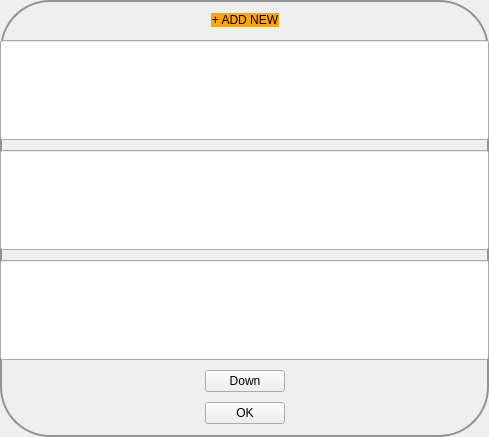
<?xml version="1.0" encoding="UTF-8"?>
<ui version="4.0">
 <class>SelectDialog</class>
 <widget class="QDialog" name="SelectDialog">
  <property name="geometry">
   <rect>
    <x>0</x>
    <y>0</y>
    <width>489</width>
    <height>437</height>
   </rect>
  </property>
  <property name="windowTitle">
   <string>Dialog</string>
  </property>
  <property name="styleSheet">
   <string notr="true">QDialog{
border: 2px solid rgb( 147, 147, 147 );
border-radius: 50px;
}
QLineEdit{
border-bottom:2px;
}</string>
  </property>
  <layout class="QVBoxLayout" name="verticalLayout">
   <property name="spacing">
    <number>0</number>
   </property>
   <property name="leftMargin">
    <number>0</number>
   </property>
   <property name="topMargin">
    <number>0</number>
   </property>
   <property name="rightMargin">
    <number>0</number>
   </property>
   <property name="bottomMargin">
    <number>0</number>
   </property>
   <item>
    <layout class="QHBoxLayout" name="horizontalLayout">
     <property name="leftMargin">
      <number>50</number>
     </property>
     <property name="rightMargin">
      <number>50</number>
     </property>
     <item>
      <spacer name="horizontalSpacer_2">
       <property name="orientation">
        <enum>Qt::Horizontal</enum>
       </property>
       <property name="sizeHint" stdset="0">
        <size>
         <width>40</width>
         <height>20</height>
        </size>
       </property>
      </spacer>
     </item>
     <item>
      <widget class="QPushButton" name="pushButtonAddNew">
       <property name="styleSheet">
        <string notr="true">border-radius: 10px; background-color:orange;</string>
       </property>
       <property name="text">
        <string>+ ADD NEW</string>
       </property>
      </widget>
     </item>
     <item>
      <spacer name="horizontalSpacer">
       <property name="orientation">
        <enum>Qt::Horizontal</enum>
       </property>
       <property name="sizeHint" stdset="0">
        <size>
         <width>40</width>
         <height>20</height>
        </size>
       </property>
      </spacer>
     </item>
    </layout>
   </item>
   <item>
    <widget class="myLineEdit" name="lineEditItem1">
     <property name="minimumSize">
      <size>
       <width>0</width>
       <height>100</height>
      </size>
     </property>
    </widget>
   </item>
   <item>
    <widget class="myLineEdit" name="lineEditItem2">
     <property name="minimumSize">
      <size>
       <width>0</width>
       <height>100</height>
      </size>
     </property>
    </widget>
   </item>
   <item>
    <widget class="myLineEdit" name="lineEditItem3">
     <property name="minimumSize">
      <size>
       <width>0</width>
       <height>100</height>
      </size>
     </property>
    </widget>
   </item>
   <item>
    <layout class="QHBoxLayout" name="horizontalLayout_2">
     <property name="leftMargin">
      <number>50</number>
     </property>
     <property name="rightMargin">
      <number>50</number>
     </property>
     <item>
      <spacer name="horizontalSpacer_3">
       <property name="orientation">
        <enum>Qt::Horizontal</enum>
       </property>
       <property name="sizeHint" stdset="0">
        <size>
         <width>40</width>
         <height>20</height>
        </size>
       </property>
      </spacer>
     </item>
     <item>
      <widget class="QPushButton" name="pushButtonScrollDown">
       <property name="text">
        <string>Down</string>
       </property>
      </widget>
     </item>
     <item>
      <spacer name="horizontalSpacer_4">
       <property name="orientation">
        <enum>Qt::Horizontal</enum>
       </property>
       <property name="sizeHint" stdset="0">
        <size>
         <width>40</width>
         <height>20</height>
        </size>
       </property>
      </spacer>
     </item>
    </layout>
   </item>
   <item>
    <layout class="QHBoxLayout" name="horizontalLayout_3">
     <property name="leftMargin">
      <number>50</number>
     </property>
     <property name="rightMargin">
      <number>50</number>
     </property>
     <item>
      <spacer name="horizontalSpacer_5">
       <property name="orientation">
        <enum>Qt::Horizontal</enum>
       </property>
       <property name="sizeHint" stdset="0">
        <size>
         <width>40</width>
         <height>20</height>
        </size>
       </property>
      </spacer>
     </item>
     <item>
      <widget class="QPushButton" name="pushButtonOk">
       <property name="text">
        <string>OK</string>
       </property>
      </widget>
     </item>
     <item>
      <spacer name="horizontalSpacer_6">
       <property name="orientation">
        <enum>Qt::Horizontal</enum>
       </property>
       <property name="sizeHint" stdset="0">
        <size>
         <width>40</width>
         <height>20</height>
        </size>
       </property>
      </spacer>
     </item>
    </layout>
   </item>
  </layout>
 </widget>
 <customwidgets>
  <customwidget>
   <class>myLineEdit</class>
   <extends>QLineEdit</extends>
   <header location="global">mylineedit.h</header>
  </customwidget>
 </customwidgets>
 <resources/>
 <connections/>
</ui>
